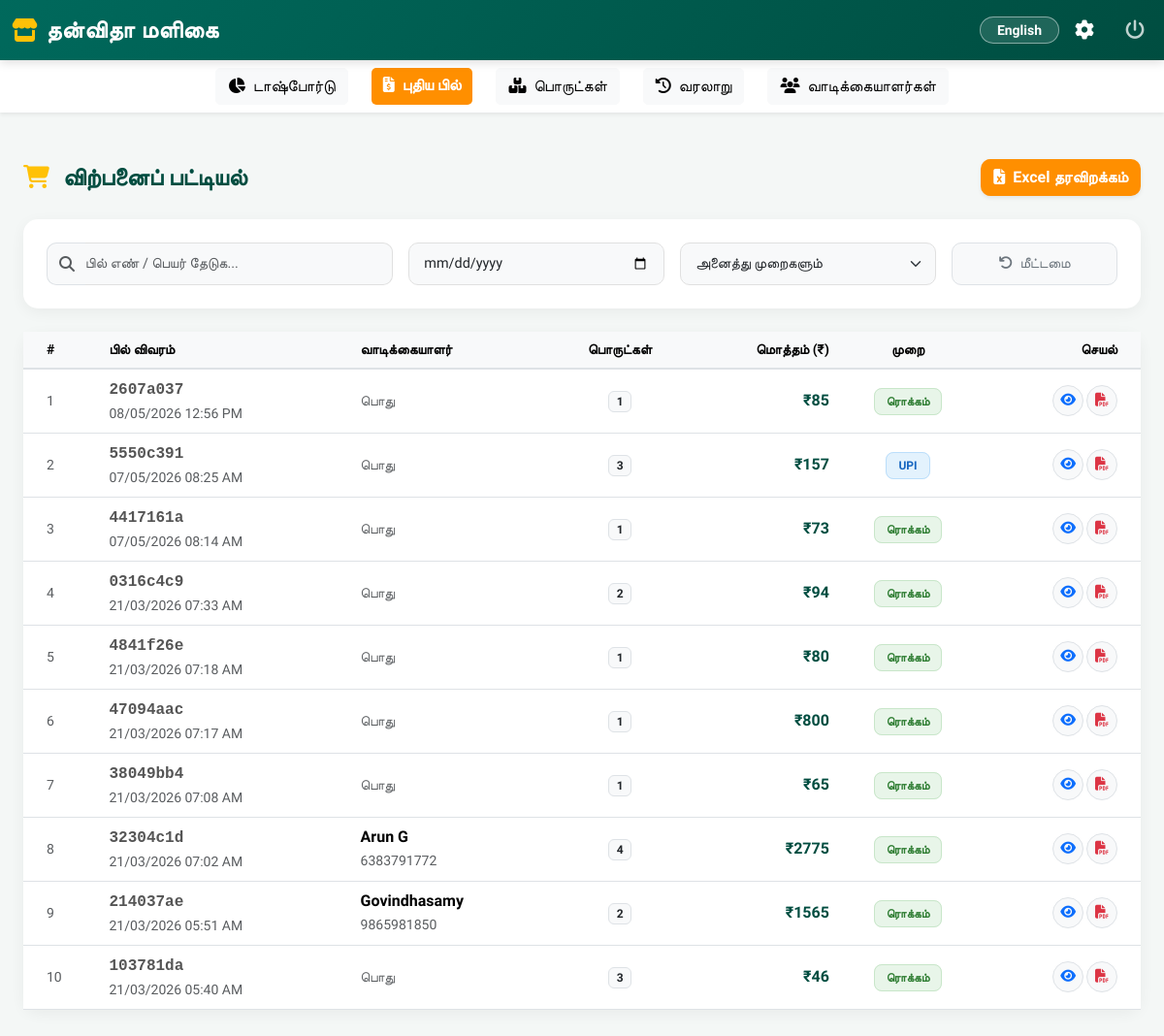
Page /admin/orders (signed in) on the committed database.
### models.py (models this page shows)
class Order(db.Model):
    __tablename__ = 'order'
    id = db.Column(db.Integer, primary_key=True)
    order_number = db.Column(db.String(50), unique=True, nullable=False, index=True)
    bill_number = db.Column(db.String(50), unique=True, nullable=False, index=True)
    customer_id = db.Column(db.Integer, db.ForeignKey('customer.id'))
    order_date = db.Column(db.DateTime, default=datetime.utcnow)
    total_amount = db.Column(db.Float, default=0)
    discount = db.Column(db.Float, default=0)
    tax_amount = db.Column(db.Float, default=0)
    grand_total = db.Column(db.Float, default=0)
    payment_method = db.Column(db.String(20), nullable=False)  # Cash, Card, UPI
    payment_status = db.Column(db.String(20), default='Completed')
    created_by = db.Column(db.Integer, db.ForeignKey('user.id'))
    created_at = db.Column(db.DateTime, default=datetime.utcnow)
    items = db.relationship('OrderItem', backref='order', lazy=True, cascade='all, delete-orphan')

class Customer(db.Model):
    __tablename__ = 'customer'
    id = db.Column(db.Integer, primary_key=True)
    name = db.Column(db.String(100), nullable=False)
    phone = db.Column(db.String(15), unique=True, nullable=False, index=True) # Index for fast lookup at billing
    email = db.Column(db.String(100))
    address = db.Column(db.Text)
    gst_no = db.Column(db.String(20))
    loyalty_points = db.Column(db.Integer, default=0)  # Loyalty points
    created_at = db.Column(db.DateTime, default=datetime.utcnow)
    orders = db.relationship('Order', backref='customer', lazy=True)

### app.py (the view)
@app.route('/admin/orders')
@login_required
def admin_orders():
    orders = Order.query.order_by(Order.order_date.desc()).all()
    return render_template('admin/orders.html', orders=orders)

### app.py (called while the page is built)
@login_manager.user_loader
def load_user(user_id):
    return User.query.get(int(user_id))

### templates/admin/orders.html (shortened to what this page needs)
{% extends "base.html" %}
{% block content %}
<div class="container-fluid mt-2 mb-5">
    <div class="d-flex flex-wrap justify-content-between align-items-center mb-4 gap-2">
        <h4 class="mb-0 fw-bold" style="color: var(--shop-primary-dark);">
            <i class="fas fa-shopping-cart text-warning me-2"></i> விற்பனைப் பட்டியல்
        </h4>
        <button onclick="exportOrders()" class="btn text-white shadow-sm fw-bold" style="background-color: var(--shop-accent); border-radius: 10px;">
            <i class="fas fa-file-excel me-1"></i> Excel தரவிறக்கம்
        </button>
    </div>
    <div class="card custom-card mb-4">
        <div class="card-body p-3 p-md-4">
            <div class="row g-3">
                <div class="col-12 col-md-4">
                    <div class="input-group">
                        <span class="input-group-text bg-light border-end-0" style="border-radius: 10px 0 0 10px;">
                            <i class="fas fa-search text-muted"></i>
                        </span>
                        <input type="text" id="searchInput" class="form-control filter-control border-start-0 ps-0"
                               placeholder="பில் எண் / பெயர் தேடுக..." style="border-radius: 0 10px 10px 0;">
                    </div>
                </div>
                <div class="col-6 col-md-3">
                    <input type="date" id="dateFilter" class="form-control filter-control" title="தேதி வாரியாக">
                </div>
                <div class="col-6 col-md-3">
                    <select id="paymentFilter" class="form-select filter-control">
                        <option value="">அனைத்து முறைகளும்</option>
                    </select>
                </div>
                <div class="col-12 col-md-2">
                    <button onclick="resetFilters()" class="btn btn-light border w-100 filter-control text-secondary">
                        <i class="fas fa-undo me-1"></i> மீட்டமை
                    </button>
                </div>
            </div>
        </div>
    </div>
    <div class="card custom-card">
        <div class="card-body p-0">
            <div class="table-responsive">
                <table class="table table-hover align-middle mb-0" id="ordersTable">
                    <thead class="table-light text-muted small">
                        <tr>
                            <th class="ps-4 d-none d-lg-table-cell">#</th>
                            <th>பில் விவரம்</th>
                            <th class="d-none d-md-table-cell">வாடிக்கையாளர்</th>
                            <th class="text-center">பொருட்கள்</th>
                            <th class="text-end">மொத்தம் (₹)</th>
                            <th class="text-center">முறை</th>
                            <th class="text-end pe-4">செயல்</th>
                        </tr>
                    </thead>
                    <tbody>
                        {% for order in orders %}
                        <tr class="order-row">
                            <td class="ps-4 d-none d-lg-table-cell text-muted small">{{ loop.index }}</td>
                            <td>
                                <span class="bill-id">{{ order.bill_number[-8:] }}</span><br>
                                <small class="text-muted small-date">{{ order.order_date.strftime('%d/%m/%Y %I:%M %p') }}</small>
                            </td>
                            <td class="d-none d-md-table-cell">
                                {% if order.customer %}
                                    <div class="fw-bold customer-name">{{ order.customer.name }}</div>
                                    <small class="text-muted">{{ order.customer.phone }}</small>
                                {% else %}
                                    <span class="text-muted small customer-name">பொது</span>
                                {% endif %}
                            </td>
                            <td class="text-center">
                                <span class="badge bg-light text-dark border">{{ order.items|length }}</span>
                            </td>
                            <td class="text-end">
                                <div class="fw-bold" style="color: var(--shop-primary-dark);">₹{{ "%.0f"|format(order.grand_total) }}</div>
                            </td>
                            <td class="text-center">
                                {% if order.payment_method == 'Cash' or order.payment_method == 'பணம்' %}
                                    <span class="badge-payment bg-cash payment-val" data-pay="Cash">ரொக்கம்</span>
                                {% elif order.payment_method == 'UPI' %}
                                    <span class="badge-payment bg-upi payment-val" data-pay="UPI">UPI</span>
                                {% else %}
                                    <span class="badge-payment bg-card payment-val" data-pay="Card">கார்டு</span>
                                {% endif %}
                            </td>
                            <td class="text-end pe-4">
                                <div class="btn-group">
                                    <a href="{{ url_for('view_bill', id=order.id) }}" class="btn btn-sm btn-light border text-primary rounded-circle me-1" style="width:32px; height:32px; padding:4px;" title="பார்க்க">
                                        <i class="fas fa-eye"></i>
                                    </a>
                                    <a href="{{ url_for('download_pdf', id=order.id) }}" class="btn btn-sm btn-light border text-danger rounded-circle" style="width:32px; height:32px; padding:4px;" title="PDF">
                                        <i class="fas fa-file-pdf"></i>
                                    </a>
                                </div>
                            </td>
                        </tr>
                        {% endfor %}
                    </tbody>
                </table>
            </div>
        </div>
    </div>
</div>
{% endblock %}

### templates/base.html (shortened to what this page needs)
<!DOCTYPE html>
<html lang="ta">
<head>
    <link href="https://cdn.jsdelivr.net/npm/bootstrap@5.3.2/dist/css/bootstrap.min.css" rel="stylesheet">
    <link rel="stylesheet" href="https://cdnjs.cloudflare.com/ajax/libs/font-awesome/6.4.0/css/all.min.css">
    <link rel="stylesheet" href="{{ url_for('static', filename='css/style.css') }}">
</head>
<body>
    {% if current_user.is_authenticated %}
    <nav class="navbar navbar-expand top-navbar sticky-top py-2">
        <div class="container-fluid">
            <a class="navbar-brand d-flex align-items-center" href="{{ url_for('admin_dashboard') }}">
                <i class="fas fa-store me-2 text-warning"></i>
                <span>தன்விதா மளிகை</span>
            </a>
            <ul class="navbar-nav ms-auto flex-row align-items-center">
                <li class="nav-item me-2">
                    <button type="button" class="btn btn-sm language-toggle" id="language-toggle" title="Change language">
                    </button>
                </li>
                <li class="nav-item me-3">
                    <a class="nav-link text-white" href="{{ url_for('admin_settings') }}">
                        <i class="fas fa-cog fa-lg"></i>
                    </a>
                </li>
                <li class="nav-item">
                    <a class="nav-link text-white opacity-75" href="{{ url_for('logout') }}">
                        <i class="fas fa-power-off fa-lg"></i>
                    </a>
                </li>
            </ul>
        </div>
    </nav>
    <div class="d-none d-lg-block bg-white shadow-sm mb-4">
        <div class="container-fluid py-2 d-flex justify-content-center gap-4">
            <a href="{{ url_for('admin_dashboard') }}" class="btn btn-light"><i class="fas fa-chart-pie me-2"></i>டாஷ்போர்டு</a>
            <a href="{{ url_for('new_bill') }}" class="btn btn-warning fw-bold text-white" style="background-color: var(--shop-accent); border: none;"><i class="fas fa-file-invoice-dollar me-2"></i>புதிய பில்</a>
            <a href="{{ url_for('admin_products') }}" class="btn btn-light"><i class="fas fa-boxes-stacked me-2"></i>பொருட்கள்</a>
            <a href="{{ url_for('bill_history') }}" class="btn btn-light"><i class="fas fa-clock-rotate-left me-2"></i>வரலாறு</a>
            <a href="{{ url_for('admin_customers') }}" class="btn btn-light"><i class="fas fa-users me-2"></i>வாடிக்கையாளர்கள்</a>
        </div>
    </div>
    {% endif %}
    <div class="alert-container container-fluid px-3 pt-3">
    </div>
    <div class="container-fluid pb-4 mt-2">
        {% block content %}{% endblock %}
    </div>
</body>
</html>

### static/css/style.css (style rules this page uses)
body { font-family: 'Hind Madurai', sans-serif; background-color: #f8f9fa; }
.navbar-brand { font-weight: 700; font-size: 1.5rem; }
.card { border-radius: 10px; box-shadow: 0 2px 4px rgba(0,0,0,0.1); margin-bottom: 20px; }
.btn { border-radius: 5px; font-weight: 500; }
.table { background-color: white; border-radius: 10px; }
.table thead th { background-color: #f8f9fa; border-bottom: 2px solid #dee2e6; font-weight: 600; }
.form-control, .form-select { border-radius: 5px; border: 1px solid #ced4da; }

### templates/base.html (style rules this page uses)
:root { --shop-primary: #00695C; --shop-primary-dark: #004D40; --shop-accent: #FF8F00; --shop-bg: #F4F7F6; }
body { background-color: var(--shop-bg); padding-bottom: 80px; }
.top-navbar { background: linear-gradient(135deg, var(--shop-primary), var(--shop-primary-dark)); box-shadow: 0 2px 10px rgba(0,0,0,0.15); }
.navbar-brand { font-weight: 700; letter-spacing: 0.5px; color: white !important; }
.language-toggle { color: white; border: 1px solid rgba(255, 255, 255, 0.45); background: rgba(255, 255, 255, 0.12); border-radius: 999px; padding: 6px 12px; font-weight: 700; line-height: 1; min-width: 82px; }
@media (min-width: 992px) { body { padding-bottom: 0; } }
.alert-container { position: sticky; top: 10px; z-index: 1050; }

### templates/admin/orders.html (style rules this page uses)
.custom-card { border: none; border-radius: 15px; box-shadow: 0 4px 15px rgba(0,0,0,0.05); margin-bottom: 20px; }
.filter-control { border-radius: 10px; border: 1px solid #e0e0e0; background-color: #f8f9fa; padding: 10px 15px; font-size: 0.9rem; }
.badge-payment { padding: 6px 12px; border-radius: 8px; font-weight: 600; font-size: 0.75rem; }
.bg-cash { background-color: #e8f5e9; color: #2e7d32; border: 1px solid #c8e6c9; }
.bg-upi { background-color: #e3f2fd; color: #1565c0; border: 1px solid #bbdefb; }
.bill-id { font-family: 'Courier New', monospace; font-weight: bold; color: #555; }

### rows in the picture
Order: bill_number "2607a037", order_date "08/05/2026 12:56 PM", shows "பொது", items|length "1", grand_total "85", payment_method "ரொக்கம்"
Order: bill_number "5550c391", order_date "07/05/2026 08:25 AM", shows "பொது", items|length "3", grand_total "157", payment_method "UPI"
Order: bill_number "4417161a", order_date "07/05/2026 08:14 AM", shows "பொது", items|length "1", grand_total "73", payment_method "ரொக்கம்"
Order: bill_number "0316c4c9", order_date "21/03/2026 07:33 AM", shows "பொது", items|length "2", grand_total "94", payment_method "ரொக்கம்"
Order: bill_number "4841f26e", order_date "21/03/2026 07:18 AM", shows "பொது", items|length "1", grand_total "80", payment_method "ரொக்கம்"
Order: bill_number "47094aac", order_date "21/03/2026 07:17 AM", shows "பொது", items|length "1", grand_total "800", payment_method "ரொக்கம்"
Order: bill_number "38049bb4", order_date "21/03/2026 07:08 AM", shows "பொது", items|length "1", grand_total "65", payment_method "ரொக்கம்"
Order: bill_number "32304c1d", order_date "21/03/2026 07:02 AM", customer.name "Arun G", customer.phone "6383791772", items|length "4", grand_total "2775", payment_method "ரொக்கம்"
Order: bill_number "214037ae", order_date "21/03/2026 05:51 AM", customer.name "Govindhasamy", customer.phone "9865981850", items|length "2", grand_total "1565", payment_method "ரொக்கம்"
Order: bill_number "103781da", order_date "21/03/2026 05:40 AM", shows "பொது", items|length "3", grand_total "46", payment_method "ரொக்கம்"
